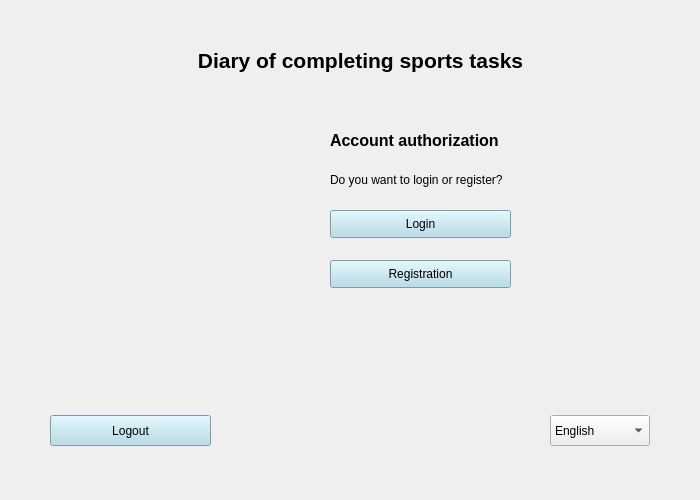
<?xml version="1.0" encoding="UTF-8"?>
<ui version="4.0">
 <class>authorization</class>
 <widget class="QMainWindow" name="authorization">
  <property name="geometry">
   <rect>
    <x>0</x>
    <y>0</y>
    <width>700</width>
    <height>500</height>
   </rect>
  </property>
  <property name="windowTitle">
   <string>Authorization</string>
  </property>
  <widget class="QWidget" name="centralwidget">
   <widget class="QLabel" name="lbl_about_authorization">
    <property name="geometry">
     <rect>
      <x>330</x>
      <y>170</y>
      <width>221</width>
      <height>21</height>
     </rect>
    </property>
    <property name="text">
     <string>&lt;html&gt;&lt;head/&gt;&lt;body&gt;&lt;p&gt;&lt;span style=&quot; font-size:9pt;&quot;&gt;Do you want to login or register?&lt;/span&gt;&lt;/p&gt;&lt;/body&gt;&lt;/html&gt;</string>
    </property>
   </widget>
   <widget class="QLabel" name="lbl_authorization">
    <property name="geometry">
     <rect>
      <x>330</x>
      <y>110</y>
      <width>231</width>
      <height>61</height>
     </rect>
    </property>
    <property name="text">
     <string>&lt;html&gt;&lt;head/&gt;&lt;body&gt;&lt;p&gt;&lt;span style=&quot; font-size:12pt; font-weight:600;&quot;&gt;Account authorization&lt;/span&gt;&lt;/p&gt;&lt;/body&gt;&lt;/html&gt;</string>
    </property>
   </widget>
   <widget class="QPushButton" name="btn_login">
    <property name="geometry">
     <rect>
      <x>330</x>
      <y>210</y>
      <width>181</width>
      <height>28</height>
     </rect>
    </property>
    <property name="styleSheet">
     <string notr="true">background-color: lightblue;</string>
    </property>
    <property name="text">
     <string>Login</string>
    </property>
   </widget>
   <widget class="QPushButton" name="btn_registration">
    <property name="geometry">
     <rect>
      <x>330</x>
      <y>260</y>
      <width>181</width>
      <height>28</height>
     </rect>
    </property>
    <property name="styleSheet">
     <string notr="true">background-color: lightblue;</string>
    </property>
    <property name="text">
     <string>Registration</string>
    </property>
   </widget>
   <widget class="QLabel" name="application_name">
    <property name="geometry">
     <rect>
      <x>70</x>
      <y>40</y>
      <width>581</width>
      <height>41</height>
     </rect>
    </property>
    <property name="text">
     <string>&lt;html&gt;&lt;head/&gt;&lt;body&gt;&lt;p align=&quot;center&quot;&gt;&lt;span style=&quot; font-size:16pt; font-weight:600;&quot;&gt;Diary of completing sports tasks&lt;/span&gt;&lt;/p&gt;&lt;/body&gt;&lt;/html&gt;</string>
    </property>
   </widget>
   <widget class="QPushButton" name="btn_logout">
    <property name="geometry">
     <rect>
      <x>50</x>
      <y>415</y>
      <width>161</width>
      <height>31</height>
     </rect>
    </property>
    <property name="styleSheet">
     <string notr="true">background-color: lightblue;</string>
    </property>
    <property name="text">
     <string>Logout</string>
    </property>
   </widget>
   <widget class="QLabel" name="lbl_image_authorization">
    <property name="geometry">
     <rect>
      <x>30</x>
      <y>70</y>
      <width>321</width>
      <height>321</height>
     </rect>
    </property>
    <property name="text">
     <string/>
    </property>
    <property name="pixmap">
     <pixmap>../../Icons/authorization.gif</pixmap>
    </property>
   </widget>
   <widget class="QComboBox" name="CB_languages">
    <property name="geometry">
     <rect>
      <x>550</x>
      <y>415</y>
      <width>100</width>
      <height>31</height>
     </rect>
    </property>
    <item>
     <property name="text">
      <string>English</string>
     </property>
    </item>
    <item>
     <property name="text">
      <string>Russian</string>
     </property>
    </item>
   </widget>
  </widget>
 </widget>
 <resources/>
 <connections/>
</ui>
